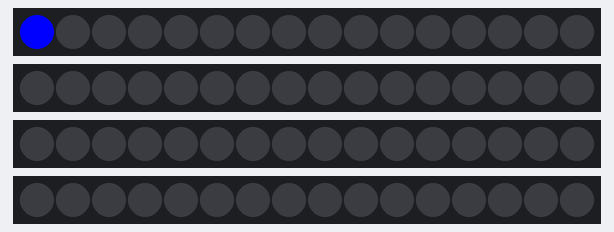
The program below on a simulated Raspberry Pi (BCM pin numbers). On the bench: 4 × 16 RGB LEDs in strip order, left to right.

Above: at 0.01 s.
At 0.75 s:
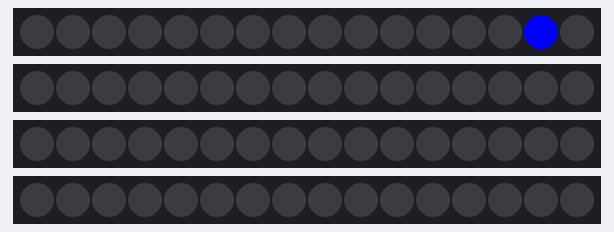
At 3.82 s:
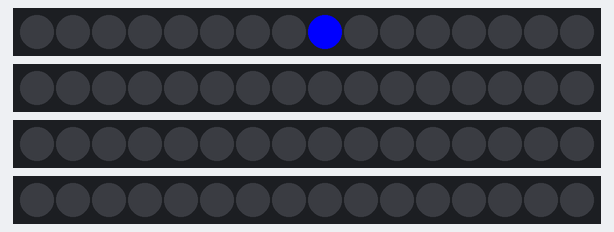

Measured:
- by itself, everything shown: repeats every 3.4 s, in 64 steps

The program:

mote_1.py
```python
from mote import Mote

# Based on https://learn.pimoroni.com/tutorial/sandyj/getting-started-with-mote

mote = Mote()

mote.configure_channel(1, 16, False)
mote.configure_channel(2, 16, False)
mote.configure_channel(3, 16, False)
mote.configure_channel(4, 16, False)

def run1():
    mote.clear()
    mote.set_pixel(1, 0, 255, 0, 0)
    mote.show()
#run1()

def run2():
    mote.clear()
    for channel in range(1, 5):
        for pixel in range(16):
            mote.set_pixel(channel, pixel, 0, 0, 255)
    mote.show()
#run2()

def animate():
    import time
    mote.clear()
    while True:
        for channel in range(1, 5):
            for pixel in range(16):
                mote.clear()
                mote.set_pixel(channel, pixel, 0, 0, 255)
                mote.show()
                time.sleep(0.05)
animate()
```
